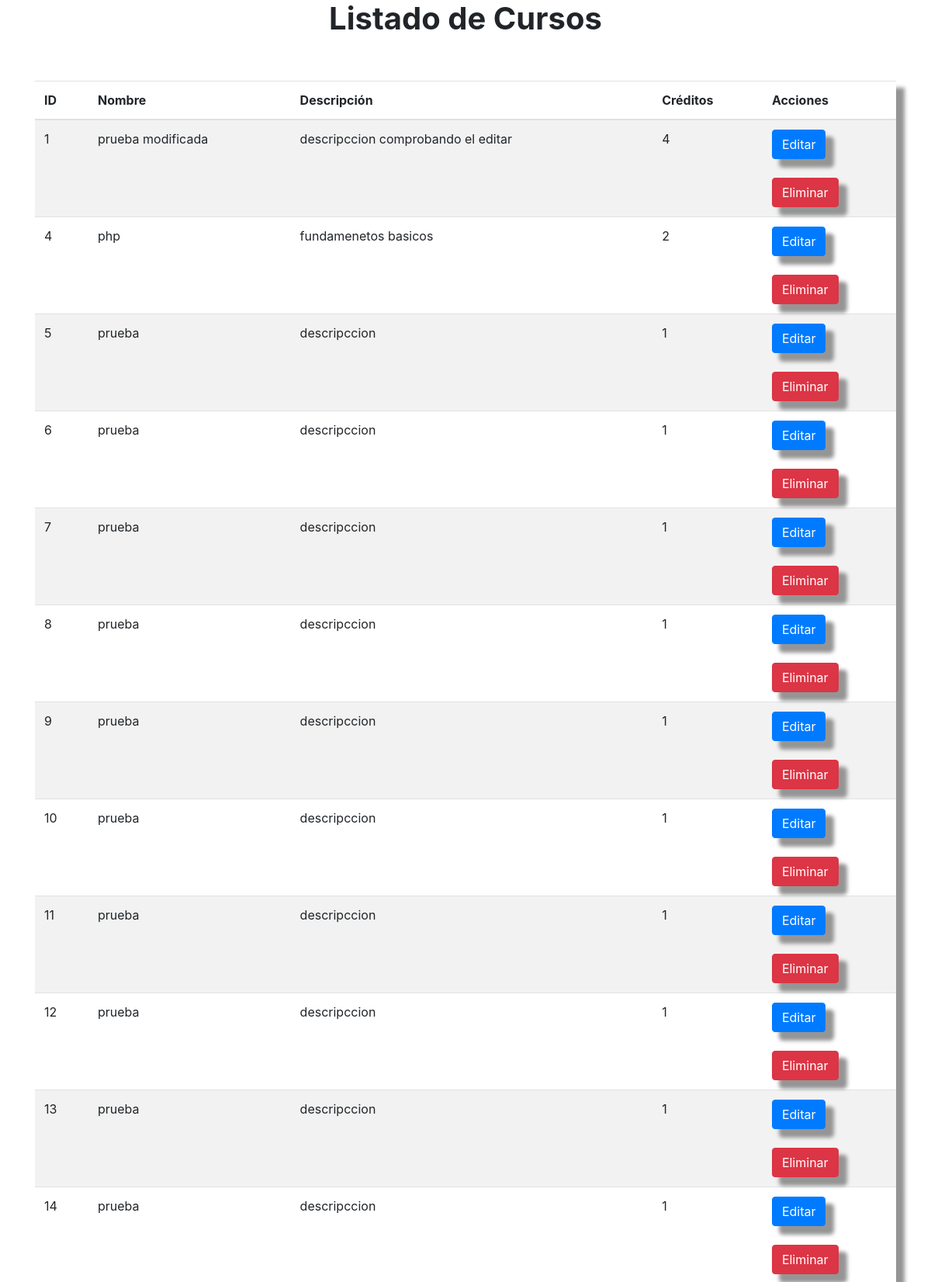
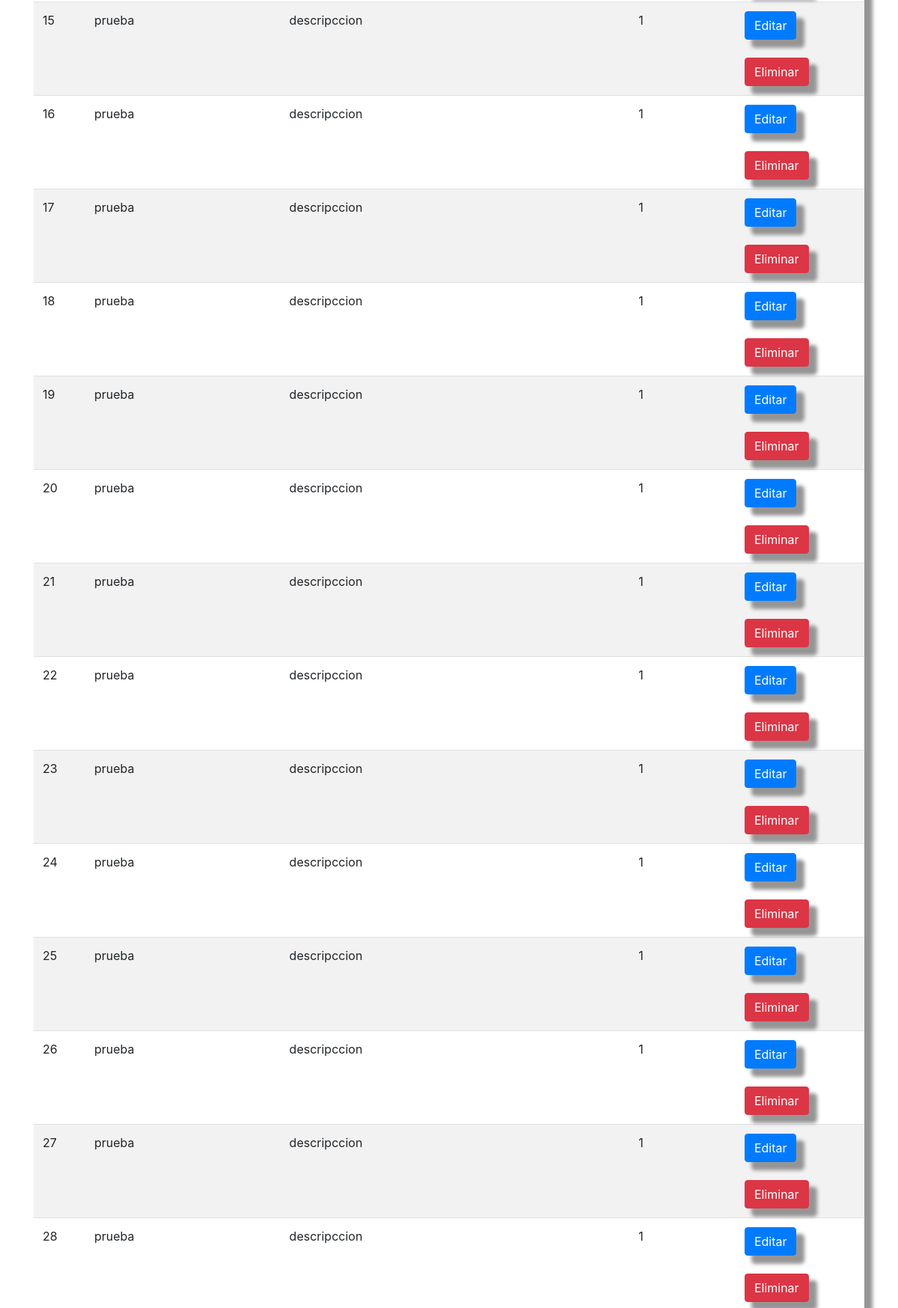
The page /view/view.php (upper part) on the database its author committed (2 pictures, top to bottom).
### tables this page shows
CREATE TABLE `cursos` (
  `id` int(11) NOT NULL,
  `nombre` varchar(100) DEFAULT NULL,
  `descripcion` varchar(200) DEFAULT NULL,
  `creditos` int(11) DEFAULT NULL
);

### controller/controller.php (called while the page is built, shortened)
<?php
require '../model/model.php';
class Controller {
    private $model;
    public function __construct() {
        $this->model = new Model();
    }
    public function getCursos() {
        return $this->model->getCursos();
    }
}

### model/model.php (called while the page is built, shortened)
<?php
class Model {
    private $db;
    public function __construct() {
        $this->db = new PDO('mysql:host=localhost;dbname=curso', 'root', '');
    }
    public function getCursos() {
        $query = $this->db->query('SELECT * FROM Cursos');
        return $query->fetchAll(PDO::FETCH_ASSOC);
    }
}

### view/view.php (the view, shortened to what this page needs)
<?php
require '../controller/controller.php';
$controller = new Controller();
$cursos = $controller->getCursos();
?>
<!DOCTYPE html>
<html>
<head>
    <link rel="stylesheet" href="https://stackpath.bootstrapcdn.com/bootstrap/4.5.2/css/bootstrap.min.css">
    <link rel="stylesheet" href="./estilos/view.css">
</head>
<body>
    <div class="container">
        <h1 class="font-weight-bold text-center ">Listado de Cursos</h1>
        <br>
        <br>
        <div class="mi table-responsive">
            <table class="table table-striped">
                <thead>
                    <tr>
                        <th>ID</th>
                        <th>Nombre</th>
                        <th>Descripción</th>
                        <th>Créditos</th>
                        <th>Acciones</th>
                    </tr>
                </thead>
                <tbody>
                    <?php foreach ($cursos as $curso): ?>
                        <tr>
                            <td><?php echo $curso['id']; ?></td>
                            <td><?php echo $curso['nombre']; ?></td>
                            <td><?php echo $curso['descripcion']; ?></td>
                            <td><?php echo $curso['creditos']; ?></td>
                            <td>
                                <a href="edit.php?id=<?php echo $curso['id']; ?>" class="mi btn btn-primary">Editar</a>
                                <br>
                                <br>
                                <a href="delete.php?id=<?php echo $curso['id']; ?>" class="mi btn btn-danger">Eliminar</a>
                            </td>
                        </tr>
                    <?php endforeach; ?>
                </tbody>
            </table>
        </div>
        <br>
        <br>
    </div>
</body>
</html>

### view/estilos/view.css (style rules this page uses)
.mi { box-shadow: 10px 10px 5px 1px rgb(150, 149, 149); transition: all 0.4s ease; }

### rows shown on the page
cursos: id "1", nombre "prueba modificada", descripcion "descripccion comprobando el editar", creditos "4"
cursos: id "4", nombre "php", descripcion "fundamenetos basicos", creditos "2"
cursos: id "5", nombre "prueba", descripcion "descripccion", creditos "1"
cursos: id "6", nombre "prueba", descripcion "descripccion", creditos "1"
cursos: id "7", nombre "prueba", descripcion "descripccion", creditos "1"
cursos: id "8", nombre "prueba", descripcion "descripccion", creditos "1"
cursos: id "9", nombre "prueba", descripcion "descripccion", creditos "1"
cursos: id "10", nombre "prueba", descripcion "descripccion", creditos "1"
cursos: id "11", nombre "prueba", descripcion "descripccion", creditos "1"
cursos: id "12", nombre "prueba", descripcion "descripccion", creditos "1"
cursos: id "13", nombre "prueba", descripcion "descripccion", creditos "1"
cursos: id "14", nombre "prueba", descripcion "descripccion", creditos "1"
cursos: id "15", nombre "prueba", descripcion "descripccion", creditos "1"
cursos: id "16", nombre "prueba", descripcion "descripccion", creditos "1"
cursos: id "17", nombre "prueba", descripcion "descripccion", creditos "1"
cursos: id "18", nombre "prueba", descripcion "descripccion", creditos "1"
cursos: id "19", nombre "prueba", descripcion "descripccion", creditos "1"
cursos: id "20", nombre "prueba", descripcion "descripccion", creditos "1"
cursos: id "21", nombre "prueba", descripcion "descripccion", creditos "1"
cursos: id "22", nombre "prueba", descripcion "descripccion", creditos "1"
cursos: id "23", nombre "prueba", descripcion "descripccion", creditos "1"
cursos: id "24", nombre "prueba", descripcion "descripccion", creditos "1"
cursos: id "25", nombre "prueba", descripcion "descripccion", creditos "1"
cursos: id "26", nombre "prueba", descripcion "descripccion", creditos "1"
cursos: id "27", nombre "prueba", descripcion "descripccion", creditos "1"
cursos: id "28", nombre "prueba", descripcion "descripccion", creditos "1"
